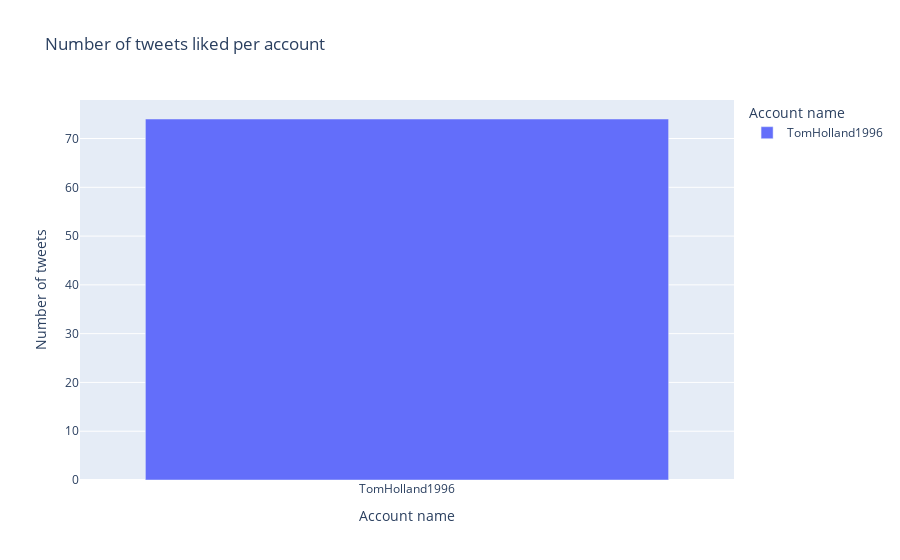

The code cell stored with this chart in its notebook:
### Code cell
favourites_count_bar_graph = px.bar(
    account_df,
    x='screen_name',
    y='favourites_count',
    labels={
        'screen_name': 'Account name',
        'favourites_count': 'Number of tweets'
    },
    title='Number of tweets liked per account',
    hover_data=['favourites_count'],
    color='screen_name'
)

favourites_count_bar_graph.show()

### Figure 1 — Plotly figure (JSON) as saved in the notebook; plotly's stock layout.template omitted (floating-point values rounded to 4 significant figures)
{"data": [{"alignmentgroup": "True", "hovertemplate": "Account name=%{x}<br>Number of tweets=%{y}<extra></extra>", "legendgroup": "TomHolland1996", "marker": {"color": "#636efa", "pattern": {"shape": ""}}, "name": "TomHolland1996", "offsetgroup": "TomHolland1996", "orientation": "v", "showlegend": true, "textposition": "auto", "type": "bar", "x": ["TomHolland1996"], "xaxis": "x", "y": [74], "yaxis": "y"}], "layout": {"barmode": "relative", "legend": {"title": {"text": "Account name"}, "tracegroupgap": 0}, "title": {"text": "Number of tweets liked per account"}, "xaxis": {"anchor": "y", "categoryarray": ["TomHolland1996"], "categoryorder": "array", "domain": [0, 1], "title": {"text": "Account name"}}, "yaxis": {"anchor": "x", "domain": [0, 1], "title": {"text": "Number of tweets"}}}}
